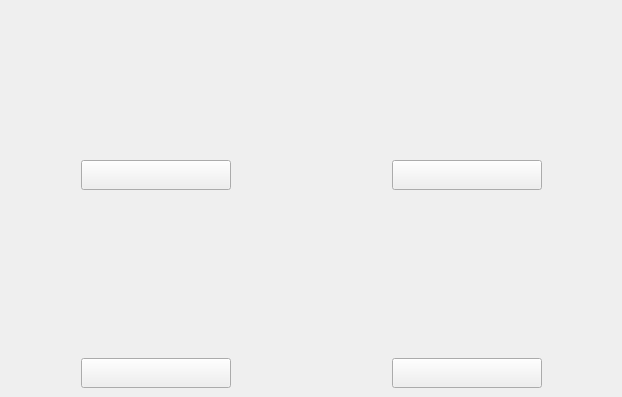
<?xml version="1.0" encoding="UTF-8"?>
<ui version="4.0">
 <class>MainWindows</class>
 <widget class="QWidget" name="MainWindows">
  <property name="geometry">
   <rect>
    <x>0</x>
    <y>0</y>
    <width>622</width>
    <height>397</height>
   </rect>
  </property>
  <property name="windowTitle">
   <string>Form</string>
  </property>
  <layout class="QGridLayout" name="gridLayout">
   <property name="leftMargin">
    <number>0</number>
   </property>
   <property name="topMargin">
    <number>0</number>
   </property>
   <property name="rightMargin">
    <number>0</number>
   </property>
   <property name="bottomMargin">
    <number>0</number>
   </property>
   <property name="spacing">
    <number>0</number>
   </property>
   <item row="0" column="0">
    <widget class="QWidget" name="widget" native="true">
     <property name="styleSheet">
      <string notr="true">QWidget#widget{border-image: url(:/image/Login_bg.png);}</string>
     </property>
     <layout class="QGridLayout" name="gridLayout_2">
      <property name="leftMargin">
       <number>0</number>
      </property>
      <property name="topMargin">
       <number>0</number>
      </property>
      <property name="rightMargin">
       <number>0</number>
      </property>
      <property name="bottomMargin">
       <number>0</number>
      </property>
      <property name="spacing">
       <number>0</number>
      </property>
      <item row="0" column="0">
       <widget class="QWidget" name="widget_2" native="true">
        <layout class="QGridLayout" name="gridLayout_4">
         <item row="1" column="1">
          <spacer name="horizontalSpacer">
           <property name="orientation">
            <enum>Qt::Horizontal</enum>
           </property>
           <property name="sizeHint" stdset="0">
            <size>
             <width>88</width>
             <height>20</height>
            </size>
           </property>
          </spacer>
         </item>
         <item row="1" column="2">
          <widget class="QPushButton" name="pushButton">
           <property name="minimumSize">
            <size>
             <width>150</width>
             <height>30</height>
            </size>
           </property>
           <property name="styleSheet">
            <string notr="true"/>
           </property>
           <property name="text">
            <string/>
           </property>
          </widget>
         </item>
         <item row="1" column="3">
          <spacer name="horizontalSpacer_2">
           <property name="orientation">
            <enum>Qt::Horizontal</enum>
           </property>
           <property name="sizeHint" stdset="0">
            <size>
             <width>87</width>
             <height>20</height>
            </size>
           </property>
          </spacer>
         </item>
         <item row="0" column="1" colspan="3">
          <widget class="QLabel" name="label">
           <property name="styleSheet">
            <string notr="true">border-image: url(:/image/btfx_Img.png);</string>
           </property>
           <property name="text">
            <string/>
           </property>
           <property name="alignment">
            <set>Qt::AlignCenter</set>
           </property>
          </widget>
         </item>
        </layout>
       </widget>
      </item>
      <item row="1" column="1">
       <widget class="QWidget" name="widget_5" native="true">
        <layout class="QGridLayout" name="gridLayout_6">
         <item row="2" column="2">
          <widget class="QPushButton" name="pushButton_4">
           <property name="minimumSize">
            <size>
             <width>150</width>
             <height>30</height>
            </size>
           </property>
           <property name="styleSheet">
            <string notr="true">border-image: url(:/image/Btn_klfx.png);</string>
           </property>
           <property name="text">
            <string/>
           </property>
          </widget>
         </item>
         <item row="2" column="3">
          <spacer name="horizontalSpacer_8">
           <property name="orientation">
            <enum>Qt::Horizontal</enum>
           </property>
           <property name="sizeHint" stdset="0">
            <size>
             <width>87</width>
             <height>20</height>
            </size>
           </property>
          </spacer>
         </item>
         <item row="2" column="1">
          <spacer name="horizontalSpacer_7">
           <property name="orientation">
            <enum>Qt::Horizontal</enum>
           </property>
           <property name="sizeHint" stdset="0">
            <size>
             <width>88</width>
             <height>20</height>
            </size>
           </property>
          </spacer>
         </item>
         <item row="1" column="1" colspan="3">
          <widget class="QLabel" name="label_4">
           <property name="styleSheet">
            <string notr="true">border-image: url(:/image/Img_klfx.png);</string>
           </property>
           <property name="text">
            <string/>
           </property>
          </widget>
         </item>
        </layout>
       </widget>
      </item>
      <item row="1" column="0">
       <widget class="QWidget" name="widget_4" native="true">
        <layout class="QGridLayout" name="gridLayout_5">
         <item row="1" column="1">
          <spacer name="horizontalSpacer_5">
           <property name="orientation">
            <enum>Qt::Horizontal</enum>
           </property>
           <property name="sizeHint" stdset="0">
            <size>
             <width>88</width>
             <height>20</height>
            </size>
           </property>
          </spacer>
         </item>
         <item row="1" column="2">
          <widget class="QPushButton" name="pushButton_3">
           <property name="minimumSize">
            <size>
             <width>150</width>
             <height>30</height>
            </size>
           </property>
           <property name="styleSheet">
            <string notr="true">border-image: url(:/image/Btn_gef.png);</string>
           </property>
           <property name="text">
            <string/>
           </property>
          </widget>
         </item>
         <item row="1" column="3">
          <spacer name="horizontalSpacer_6">
           <property name="orientation">
            <enum>Qt::Horizontal</enum>
           </property>
           <property name="sizeHint" stdset="0">
            <size>
             <width>87</width>
             <height>20</height>
            </size>
           </property>
          </spacer>
         </item>
         <item row="0" column="1" colspan="3">
          <widget class="QLabel" name="label_3">
           <property name="styleSheet">
            <string notr="true">border-image: url(:/image/Img_gef.png);</string>
           </property>
           <property name="text">
            <string/>
           </property>
          </widget>
         </item>
        </layout>
       </widget>
      </item>
      <item row="0" column="1">
       <widget class="QWidget" name="widget_3" native="true">
        <layout class="QGridLayout" name="gridLayout_3">
         <item row="1" column="1">
          <spacer name="horizontalSpacer_3">
           <property name="orientation">
            <enum>Qt::Horizontal</enum>
           </property>
           <property name="sizeHint" stdset="0">
            <size>
             <width>88</width>
             <height>20</height>
            </size>
           </property>
          </spacer>
         </item>
         <item row="1" column="2">
          <widget class="QPushButton" name="pushButton_2">
           <property name="minimumSize">
            <size>
             <width>150</width>
             <height>30</height>
            </size>
           </property>
           <property name="styleSheet">
            <string notr="true">border-image: url(:/image/Btn_szkf.png);</string>
           </property>
           <property name="text">
            <string/>
           </property>
          </widget>
         </item>
         <item row="1" column="3">
          <spacer name="horizontalSpacer_4">
           <property name="orientation">
            <enum>Qt::Horizontal</enum>
           </property>
           <property name="sizeHint" stdset="0">
            <size>
             <width>87</width>
             <height>20</height>
            </size>
           </property>
          </spacer>
         </item>
         <item row="0" column="1" colspan="3">
          <widget class="QLabel" name="label_2">
           <property name="styleSheet">
            <string notr="true">border-image: url(:/image/Img_szkf.png);</string>
           </property>
           <property name="text">
            <string/>
           </property>
          </widget>
         </item>
        </layout>
       </widget>
      </item>
     </layout>
    </widget>
   </item>
  </layout>
 </widget>
 <resources/>
 <connections/>
</ui>
